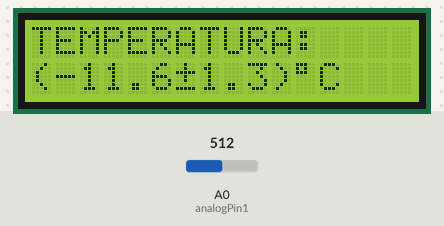
Simulated run of this sketch. Board: Arduino Uno, built with avr-gcc and run on an emulated ATmega328P. On the bench: 16×2 character LCD. Inputs (shaded band) come from the test bench; at power-on: A0 (analogPin1) = 512. What the sketch prints to the serial monitor is not drawn.

Above: at 6.2 s.
6.3 s: A0 (analogPin1) set to 485
At 7.8 s:
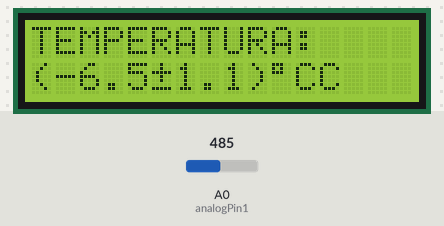
8.5 s: A0 (analogPin1) set to 511
At 10.2 s:
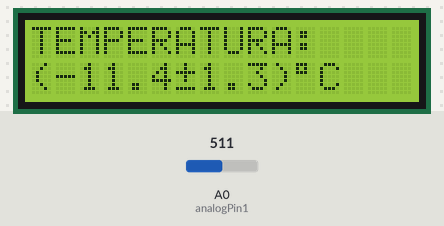
10.6 s: A0 (analogPin1) set to 306
At 12.5 s:
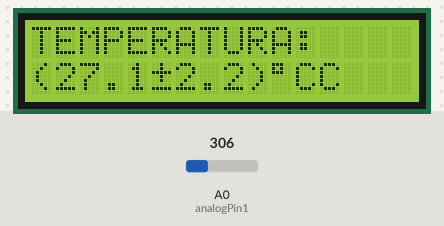
Timing chart, 0 to 14.0 s (numbered marks = the images above; inputs shaded):
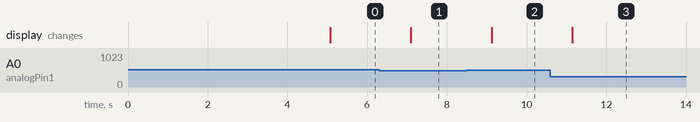

The sketch:

termistor.ino
```cpp
//////////////////////////////
// termistor.ino
// 25/09/2023
//
// Creado por:
// Gabriel González Rodríguez
// Alexander Solís Quesada
//////////////////////////////

// ---------------------------------- Para el funcionamiento de la pantalla LCD ----------------------------------
#include <LiquidCrystal.h>

const int rs = 11, en = 12, d4 = 4, d5 = 5, d6 = 6, d7 =7;
LiquidCrystal lcd(rs, en, d4, d5, d6, d7);

byte plusMinus[8] = {
  B00100,
  B00100,
  B11111,
  B00100,
  B00100,
  B00000,
  B11111,
  B00000,
};
// Declaración de variables globales
// ---------------------------------- Para el cálculo de VP, T y sus incertidumbres ----------------------------------

float VP;                                   // Voltage en el paralelo (arduino).
float incertidumbreVT = 0.005;              // Incertidumbre del arduino.
int VTLectura;
const int analogPin1 = A0;                  // Se define el pin de entrada analógica A0.

float T;                                    // Temperatura del termistor.
float incertidumbreT;                       // Incertidumbre de la temperatura del termistor.


void setup() {
  Serial.begin(9600);
  Serial.println("\nEl programa se está ejecutando.");
  lcd.begin(16, 2);
  lcd.createChar(0, plusMinus);
  delay(5000);
}

void loop() {
  // Lectura de tensión en el termistor
  VTLectura = analogRead(analogPin1);                       // realizar la lectura analógica raw
  VP = map(VTLectura, 0, 1023, 0, 5000);                    // lectura en mV
  VP = VP/1000;                                             // convertir a V

  // Cálculo de la resistencia del termistor y su incertidumbre
  T = (2.2-VP)/0.026;
  incertidumbreT = sqrt((250000/28561)*pow((VP-2.2),2)+(1003/676));

  // Impresión del resumen de los datos para T en el monitor serial.

  Serial.print("\nLa temperatura es de: (" + String(T,2) + " ± ");
  Serial.print(String(incertidumbreT,2));
  Serial.print(") C");
  Serial.print("\nLa tensión leída es de: " + String(VP,2));

  // Impresión en la LCD:
  lcd.setCursor(0,0);
  lcd.print("TEMPERATURA:");
  lcd.setCursor(0,1);
  lcd.print("(" + String(T,1));
  lcd.write(byte(0));
  lcd.print(String(incertidumbreT,1) + ")");
  lcd.print((char)223);
  lcd.print("C");

  delay(1000);
}
```

Measured:
- the behaviour switches between 504 and 503 on A0 (analogPin1) (found by bisection; images 0 and 1)
- after the input at 6.3 s, the display: changes after 0.80 s (image 1)
- after the input at 8.5 s, the display: changes after 0.62 s (image 2)
- after the input at 10.6 s, the display: changes after 0.54 s (image 3)
